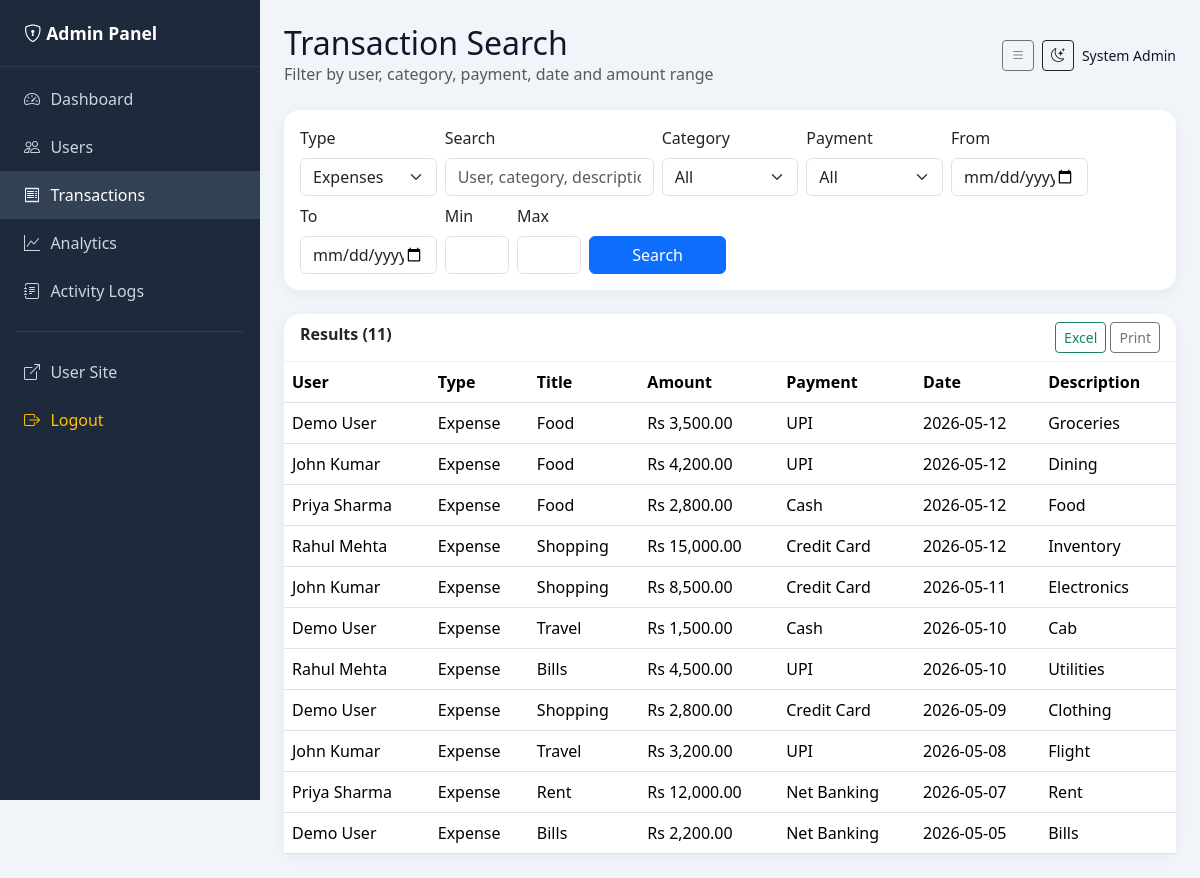
The app's page /admin/transactions.php (signed in) with its own data.
### tables this page shows
CREATE TABLE expenses (
    id INT AUTO_INCREMENT PRIMARY KEY,
    user_id INT NOT NULL,
    category_id INT NOT NULL,
    amount DECIMAL(12,2) NOT NULL CHECK (amount >= 0),
    payment_method ENUM('Cash', 'UPI', 'Debit Card', 'Credit Card', 'Net Banking') NOT NULL,
    date DATE NOT NULL,
    description VARCHAR(255),
    created_at TIMESTAMP DEFAULT CURRENT_TIMESTAMP,
    CONSTRAINT fk_expense_user FOREIGN KEY (user_id) REFERENCES users(id) ON DELETE CASCADE,
    CONSTRAINT fk_expense_category FOREIGN KEY (category_id) REFERENCES categories(id),
    INDEX idx_expense_user_date (user_id, date),
    INDEX idx_expense_category (category_id),
    INDEX idx_expense_payment (payment_method),
    INDEX idx_expense_amount (amount)
);

CREATE TABLE users (
    id INT AUTO_INCREMENT PRIMARY KEY,
    name VARCHAR(100) NOT NULL,
    email VARCHAR(120) NOT NULL UNIQUE,
    password VARCHAR(255) NOT NULL,
    is_blocked TINYINT(1) NOT NULL DEFAULT 0,
    created_at TIMESTAMP DEFAULT CURRENT_TIMESTAMP,
    INDEX idx_users_email (email),
    INDEX idx_users_blocked (is_blocked)
);

CREATE TABLE categories (
    id INT AUTO_INCREMENT PRIMARY KEY,
    name VARCHAR(60) NOT NULL UNIQUE,
    INDEX idx_categories_name (name)
);

### includes/functions.php (called while the page is built, shortened)
<?php
function formatMoney(float $amount): string
{
    return 'Rs ' . number_format($amount, 2);
}
function e(string $value): string
{
    return htmlspecialchars($value, ENT_QUOTES, 'UTF-8');
}

### admin/transactions.php (the view, shortened to what this page needs)
<?php
require_once __DIR__ . '/../config/db.php';
$q = trim($_GET['q'] ?? '');
$dateFrom = $_GET['date_from'] ?? '';
$dateTo = $_GET['date_to'] ?? '';
$minAmt = $_GET['min_amount'] ?? '';
$maxAmt = $_GET['max_amount'] ?? '';
$type = $_GET['type'] ?? 'expense';
$sql = '';
$params = [];
$types = '';
if ($type === 'income') {
    $sql = "SELECT i.id, u.name AS user_name, 'Income' AS tx_type, i.source AS title,
            i.amount, '' AS payment_method, i.date, i.description
            FROM income i INNER JOIN users u ON u.id = i.user_id WHERE 1=1";
    if ($q !== '') {
        $sql .= ' AND (u.name LIKE ? OR i.source LIKE ?)';
        $like = '%' . $q . '%';
        $params[] = $like;
        $params[] = $like;
        $types .= 'ss';
    }
} else {
    $sql = "SELECT e.id, u.name AS user_name, 'Expense' AS tx_type, c.name AS title,
            e.amount, e.payment_method, e.date, e.description
            FROM expenses e
            INNER JOIN users u ON u.id = e.user_id
            INNER JOIN categories c ON c.id = e.category_id
            WHERE 1=1";
}
$sql .= ' ORDER BY date DESC LIMIT 200';
$stmt = $conn->prepare($sql);
$stmt->execute();
$rows = $stmt->get_result();
include __DIR__ . '/includes/header.php';
include __DIR__ . '/includes/topbar.php';
?>
<div class="card admin-card mb-4 no-print">
    <div class="card-body">
        <form method="get" class="row g-2">
            <div class="col-md-2">
                <label class="form-label">Type</label>
                <select name="type" class="form-select">
                    <option value="expense" <?= $type === 'expense' ? 'selected' : '' ?>>Expenses</option>
                </select>
            </div>
            <div class="col-md-3">
                <label class="form-label">Search</label>
                <input type="text" name="q" class="form-control" value="<?= e($q) ?>" placeholder="User, category, description">
            </div>
            <?php if ($type === 'expense'): ?>
            <div class="col-md-2">
                <label class="form-label">Category</label>
                <select name="category" class="form-select">
                    <option value="">All</option>
                </select>
            </div>
            <div class="col-md-2">
                <label class="form-label">Payment</label>
                <select name="payment" class="form-select">
                    <option value="">All</option>
                </select>
            </div>
            <?php endif; ?>
            <div class="col-md-2"><label class="form-label">From</label><input type="date" name="date_from" class="form-control" value="<?= e($dateFrom) ?>"></div>
            <div class="col-md-2"><label class="form-label">To</label><input type="date" name="date_to" class="form-control" value="<?= e($dateTo) ?>"></div>
            <div class="col-md-1"><label class="form-label">Min</label><input type="number" step="0.01" name="min_amount" class="form-control" value="<?= e($minAmt) ?>"></div>
            <div class="col-md-1"><label class="form-label">Max</label><input type="number" step="0.01" name="max_amount" class="form-control" value="<?= e($maxAmt) ?>"></div>
            <div class="col-md-2 align-self-end"><button class="btn btn-primary w-100">Search</button></div>
        </form>
    </div>
</div>
<div class="card admin-card">
    <div class="card-header d-flex justify-content-between">
        <span>Results (<?= $rows->num_rows ?>)</span>
        <div class="no-print">
            <a href="export.php?type=transactions&amp;<?= e(http_build_query($_GET)) ?>" class="btn btn-sm btn-outline-success">Excel</a>
            <button type="button" class="btn btn-sm btn-outline-secondary" onclick="printReport()">Print</button>
        </div>
    </div>
    <div class="table-responsive">
        <table class="table table-hover mb-0">
            <thead><tr><th>User</th><th>Type</th><th>Title</th><th>Amount</th><th>Payment</th><th>Date</th><th>Description</th></tr></thead>
            <tbody>
            <?php while ($r = $rows->fetch_assoc()): ?>
                <tr>
                    <td><?= e($r['user_name']) ?></td>
                    <td><?= e($r['tx_type']) ?></td>
                    <td><?= e($r['title']) ?></td>
                    <td><?= formatMoney((float) $r['amount']) ?></td>
                    <td><?= e($r['payment_method'] ?: '-') ?></td>
                    <td><?= e($r['date']) ?></td>
                    <td><?= e($r['description'] ?? '') ?></td>
                </tr>
            <?php endwhile; ?>
            </tbody>
        </table>
    </div>
</div>
<?php include __DIR__ . '/includes/footer.php'; ?>

### assets/css/admin.css (style rules this page uses)
:root { --admin-sidebar: #1e293b; --admin-sidebar-hover: #334155; --admin-accent: #6366f1; --admin-bg: #f1f5f9; --admin-card: #ffffff; --admin-text: #0f172a; --admin-muted: #64748b; }
body.admin-body { background: var(--admin-bg); color: var(--admin-text); min-height: 100vh; }
.admin-card { background: var(--admin-card); border: none; border-radius: 1rem; box-shadow: 0 4px 15px rgba(0, 0, 0, 0.05); }
.admin-card .card-header { background: transparent; border-bottom: 1px solid rgba(0, 0, 0, 0.06); font-weight: 600; }

### records on screen
expenses: user.name "Demo User", tx_type "Expense", category.name "Food", amount "Rs 3,500.00", payment_method "UPI", date "2026-05-12", description "Groceries"
expenses: user.name "John Kumar", tx_type "Expense", category.name "Food", amount "Rs 4,200.00", payment_method "UPI", date "2026-05-12", description "Dining"
expenses: user.name "Priya Sharma", tx_type "Expense", category.name "Food", amount "Rs 2,800.00", payment_method "Cash", date "2026-05-12", description "Food"
expenses: user.name "Rahul Mehta", tx_type "Expense", category.name "Shopping", amount "Rs 15,000.00", payment_method "Credit Card", date "2026-05-12", description "Inventory"
expenses: user.name "John Kumar", tx_type "Expense", category.name "Shopping", amount "Rs 8,500.00", payment_method "Credit Card", date "2026-05-11", description "Electronics"
expenses: user.name "Demo User", tx_type "Expense", category.name "Travel", amount "Rs 1,500.00", payment_method "Cash", date "2026-05-10", description "Cab"
expenses: user.name "Rahul Mehta", tx_type "Expense", category.name "Bills", amount "Rs 4,500.00", payment_method "UPI", date "2026-05-10", description "Utilities"
expenses: user.name "Demo User", tx_type "Expense", category.name "Shopping", amount "Rs 2,800.00", payment_method "Credit Card", date "2026-05-09", description "Clothing"
expenses: user.name "John Kumar", tx_type "Expense", category.name "Travel", amount "Rs 3,200.00", payment_method "UPI", date "2026-05-08", description "Flight"
expenses: user.name "Priya Sharma", tx_type "Expense", category.name "Rent", amount "Rs 12,000.00", payment_method "Net Banking", date "2026-05-07", description "Rent"
expenses: user.name "Demo User", tx_type "Expense", category.name "Bills", amount "Rs 2,200.00", payment_method "Net Banking", date "2026-05-05", description "Bills"

### other values on screen
$pageTitle "Transaction Search"
$pageSubtitle "Filter by user, category, payment, date and amount range"
$_SESSION['admin_name'] "System Admin"
$rows->num_rows "11"
